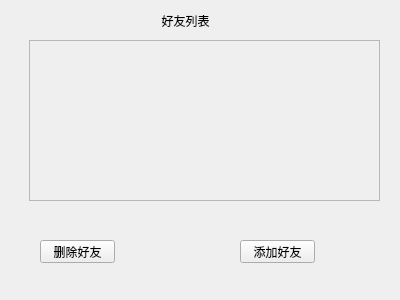
<?xml version="1.0" encoding="UTF-8"?>
<ui version="4.0">
 <class>View</class>
 <widget class="QWidget" name="View">
  <property name="geometry">
   <rect>
    <x>0</x>
    <y>0</y>
    <width>400</width>
    <height>300</height>
   </rect>
  </property>
  <property name="windowTitle">
   <string>Form</string>
  </property>
  <widget class="QScrollArea" name="scrollArea">
   <property name="geometry">
    <rect>
     <x>29</x>
     <y>40</y>
     <width>351</width>
     <height>161</height>
    </rect>
   </property>
   <property name="widgetResizable">
    <bool>true</bool>
   </property>
   <widget class="QWidget" name="scrollAreaWidgetContents">
    <property name="geometry">
     <rect>
      <x>0</x>
      <y>0</y>
      <width>349</width>
      <height>159</height>
     </rect>
    </property>
   </widget>
  </widget>
  <widget class="QLabel" name="label">
   <property name="geometry">
    <rect>
     <x>130</x>
     <y>10</y>
     <width>111</width>
     <height>21</height>
    </rect>
   </property>
   <property name="text">
    <string>好友列表</string>
   </property>
   <property name="alignment">
    <set>Qt::AlignCenter</set>
   </property>
  </widget>
  <widget class="QPushButton" name="pushButton">
   <property name="geometry">
    <rect>
     <x>40</x>
     <y>240</y>
     <width>75</width>
     <height>23</height>
    </rect>
   </property>
   <property name="text">
    <string>删除好友</string>
   </property>
  </widget>
  <widget class="QPushButton" name="pushButton_2">
   <property name="geometry">
    <rect>
     <x>240</x>
     <y>240</y>
     <width>75</width>
     <height>23</height>
    </rect>
   </property>
   <property name="text">
    <string>添加好友</string>
   </property>
  </widget>
 </widget>
 <resources/>
 <connections/>
</ui>
